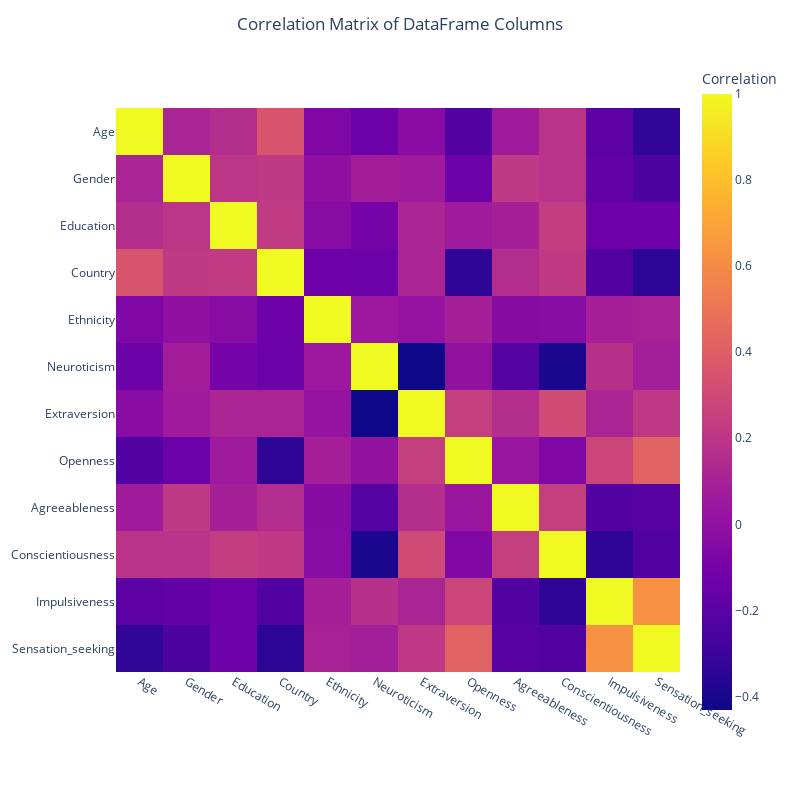

The cell this chart's notebook holds for it:
### Code cell
fig = px.imshow(df.corr())
fig.update_layout(title='Correlation Matrix of DataFrame Columns',
                  title_x=0.5, width=800, height=800, coloraxis_colorbar={'title':'Correlation'})
fig.show()

### Figure 1 — Plotly figure (JSON) as saved in the notebook; plotly's stock layout.template omitted (floating-point values rounded to 4 significant figures; data arrays with more than 128 entries replaced by an {"elided": "..."} marker saying what was removed)
{"data": [{"coloraxis": "coloraxis", "hovertemplate": "x: %{x}<br>y: %{y}<br>color: %{z}<extra></extra>", "name": "0", "type": "heatmap", "x": ["Age", "Gender", "Education", "Country", "Ethnicity", "Neuroticism", "Extraversion", "Openness", "Agreeableness", "Conscientiousness", "Impulsiveness", "Sensation_seeking"], "xaxis": "x", "y": ["Age", "Gender", "Education", "Country", "Ethnicity", "Neuroticism", "Extraversion", "Openness", "Agreeableness", "Conscientiousness", "Impulsiveness", "Sensation_seeking"], "yaxis": "y", "z": {"elided": "12x12 float values"}}], "layout": {"coloraxis": {"colorbar": {"title": {"text": "Correlation"}}, "colorscale": [[0, "#0d0887"], [0.1111, "#46039f"], [0.2222, "#7201a8"], [0.3333, "#9c179e"], [0.4444, "#bd3786"], [0.5556, "#d8576b"], [0.6667, "#ed7953"], [0.7778, "#fb9f3a"], [0.8889, "#fdca26"], [1, "#f0f921"]]}, "height": 800, "margin": {"t": 60}, "title": {"text": "Correlation Matrix of DataFrame Columns", "x": 0.5}, "width": 800, "xaxis": {"anchor": "y", "constrain": "domain", "domain": [0, 1], "scaleanchor": "y"}, "yaxis": {"anchor": "x", "autorange": "reversed", "constrain": "domain", "domain": [0, 1]}}}
